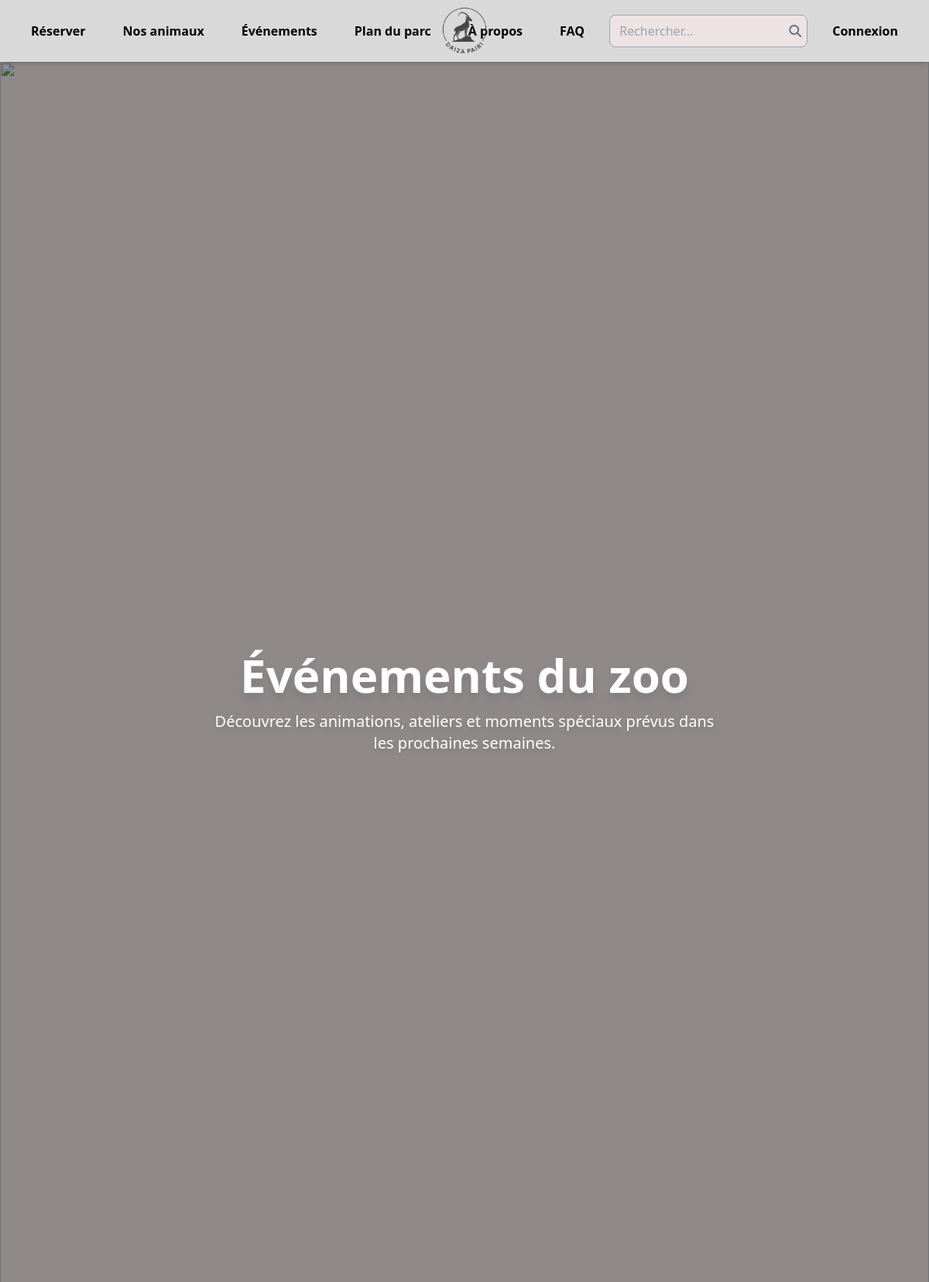
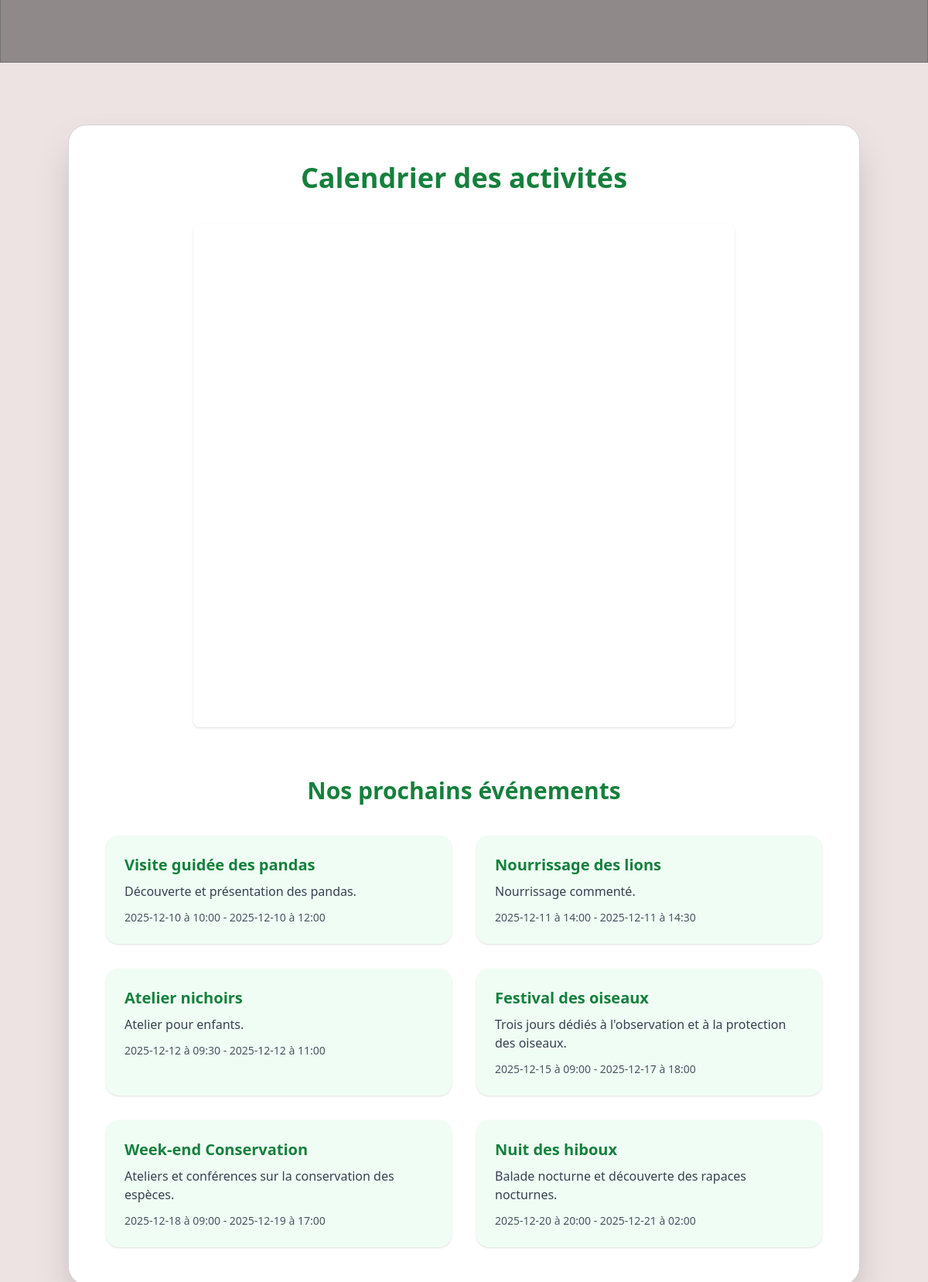
The app's page /events with its own data (2 pictures, top to bottom).
### server.py (models this page shows)
class Event(db.Model): # Définir le modèle Event
    id = db.Column(db.Integer, primary_key=True)
    title = db.Column(db.String(100))
    start = db.Column(db.String(50))
    end = db.Column(db.String(50))
    description = db.Column(db.String(1024))

### server.py (the view)
@app.route("/events")
def evenement():
    event = Event.query.filter(Event.end >= datetime.now().strftime("%Y-%m-%d")).order_by(Event.start).limit(6).all()
    return render_template("evenement.html", event=event)

### templates/evenement.html (shortened to what this page needs)
<!DOCTYPE html>
<html lang="fr">
<head>
  <script src="https://cdn.tailwindcss.com"></script>
  <link rel="stylesheet" href="https://cdnjs.cloudflare.com/ajax/libs/font-awesome/6.5.1/css/all.min.css">
  <link href="https://cdn.jsdelivr.net/npm/fullcalendar@6.1.8/index.global.min.css" rel="stylesheet">
</head>
<body class="bg-[#EDE3E3] w-full min-h-screen">
  {% include '/components/nav.html' %}
  <div class="relative w-full h-[50vh]">
      <img src="../static/images/Header_about.png" class="absolute inset-0 w-full h-full object-cover">
      <div class="absolute inset-0 bg-black/40"></div>
      <div class="absolute inset-0 flex flex-col items-center justify-center text-center text-white">
          <h1 class="text-6xl font-extrabold drop-shadow-xl">Événements du zoo</h1>
          <p class="text-xl mt-4 max-w-2xl drop-shadow-lg">Découvrez les animations, ateliers et moments spéciaux prévus dans les prochaines semaines.</p>
      </div>
  </div>
  <section class="w-full py-20 px-5 flex justify-center">
      <div class="bg-white w-full max-w-5xl p-12 rounded-3xl shadow-2xl border border-gray-300">
          <h2 class="text-4xl font-bold text-green-700 text-center mb-10">Calendrier des activités</h2>
          <div class="flex justify-center">
              <div id="calendrierEvent" class="w-[700px] h-[650px] bg-white p-4 rounded-lg shadow">
              </div>
          </div>
          {%  if event|length == 0 %}
              <p class="text-center text-gray-600 mt-10">Aucun événement à venir pour le moment. Revenez bientôt pour découvrir nos prochaines activités !</p>
          {% else %}
            <div class="mt-16">
                <h2 class="text-3xl font-bold text-green-700 text-center">Nos prochains événements</h2>
                <div class="grid grid-cols-1 md:grid-cols-2 gap-8 mt-10">
                    {% for e in event %}
                    <div class="bg-green-50 rounded-2xl p-6 shadow">
                        <h3 class="text-xl font-semibold text-green-700">{{ e.title }}</h3>
                        <p class="text-gray-700 mt-2">{{ e.description or "Aucune description" }}</p>
                        <p class="text-gray-600 mt-3 text-sm">{{ e.start.replace("T", " à ") }} - {{ e.end.replace("T", " à ") }}</p>
                    </div>
                    {% endfor %}
                </div>
            {% endif %}
          </div>
      </div>
  </section>
</body>
</html>

### records on screen
Event: title "Visite guidée des pandas", description "Découverte et présentation des pandas.", start.replace "2025-12-10 à 10:00", end.replace "2025-12-10 à 12:00"
Event: title "Nourrissage des lions", description "Nourrissage commenté.", start.replace "2025-12-11 à 14:00", end.replace "2025-12-11 à 14:30"
Event: title "Atelier nichoirs", description "Atelier pour enfants.", start.replace "2025-12-12 à 09:30", end.replace "2025-12-12 à 11:00"
Event: title "Festival des oiseaux", description "Trois jours dédiés à l'observation et à la protection des oiseaux.", start.replace "2025-12-15 à 09:00", end.replace "2025-12-17 à 18:00"
Event: title "Week-end Conservation", description "Ateliers et conférences sur la conservation des espèces.", start.replace "2025-12-18 à 09:00", end.replace "2025-12-19 à 17:00"
Event: title "Nuit des hiboux", description "Balade nocturne et découverte des rapaces nocturnes.", start.replace "2025-12-20 à 20:00", end.replace "2025-12-21 à 02:00"
